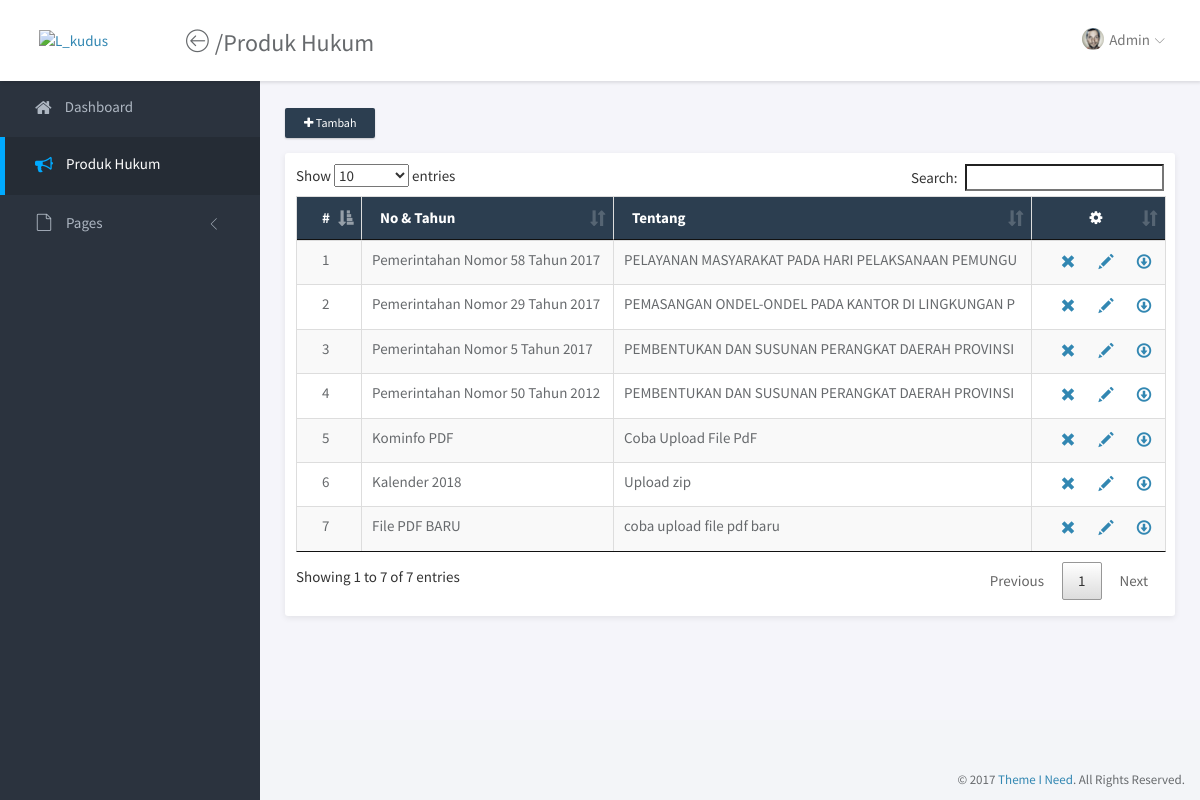
Page /index.php/produkhukum on the committed database.
### tables this page shows
CREATE TABLE `produk_hukum` (
  `id_produk_hukum` int(11) NOT NULL,
  `id_kategori` int(5) NOT NULL,
  `produk_hukum` varchar(100) NOT NULL,
  `tentang` text NOT NULL,
  `berkas` varchar(100) NOT NULL,
  `tahun` date NOT NULL,
  `download` varchar(20) NOT NULL
);

### application/controllers/Produkhukum.php (called while the page is built, shortened)
<?php defined('BASEPATH') OR exit('No direct script access allowed');
class Produkhukum extends CI_Controller
{
	function __construct()
	{
		$this->load->model('produkhukum_model', 'mproduk', TRUE);
	}
	public function index()
	{
		$data['title'] = 'Produk Hukum';
		$data['jenis'] = 'Produk Hukum';
		$data['query'] = $this->mproduk->tampil();
		$this->load->view('tempadmin/template', $data);
	}
}

### index.php (called while the page is built, shortened)
<?php
require_once BASEPATH.'core/CodeIgniter.php';

### application/models/Produkhukum_model.php (called while the page is built, shortened)
<?php defined('BASEPATH') OR exit('No direct script access allowed');
class Produkhukum_model extends CI_Model
{
	public function tampil()
	{
		$query = $this->db->get('produk_hukum');
        return $query->result_array();
	}
}

### application/views/tempadmin/phukum/produkhukum.php (the view, shortened to what this page needs)
<p class="demo-button">
	 <a data-toggle="modal" data-target=".bs-tambah-modal">
	<button type="button" class="btn btn-sm"  class="btn btn-sm" style="background-color:#2c3e50; color:white"><i class="fa fa-plus"></i>&nbsp;Tambah</button></a>
</p>
<div class="panel panel-headline" id="home">
	<div class="panel-body">
		<div class="row">
	<table id="example" class="table table-bordered table-striped">
          <thead>
            <tr style="background-color:#2c3e50; color:white">
                <th>#</th>
                <th>No & Tahun</th>
                <th>Tentang</th>
                <th style="text-align:center"><i class="fa fa-cog fa-1x"></i></th>
            </tr>
          </thead>
          <tbody>
           <?php $no=0; foreach ($query as $row):
           		$isi = $row['tentang'];
           		$ten = substr($isi, 0, 50);
           ?>
            <tr>
              <td> <?php echo ++$no;?></td>
              <td> <?php echo $row['produk_hukum'] ?></td>
              <td> <?php echo $ten ?></td>
              <td style="text-align:center">
              	<div style="margin:3px">
                   <a href="<?php echo base_url().'produkhukum/delete/'.$row['id_produk_hukum']; ?>"
                    onClick="return confirm('Anda yakin ingin menghapus data ini?')">
                       <span class="glyphicon glyphicon-remove"></span>
                   </a>
                   <a href="<?php echo base_url().'produkhukum/update/'.$row['id_produk_hukum']; ?>">
                       <span class="glyphicon glyphicon-pencil" style="margin-left:20px; margin-right: 20px"></span>
                   </a>
                   <a href="<?php echo base_url()?>">
                    <span class="glyphicon glyphicon-download"></span>
                   </a>
               </div>
              </td>
            </tr>
        <?php endforeach; ?>
        </tbody>
       </table>
		</div>
	</div>
</div>
</div>

### application/views/tempadmin/template.php (shortened to what this page needs)
<!doctype html>
<html lang="en">
<head>
	<link rel="stylesheet" href="<?php echo base_url()?>template/admin/assets/vendor/bootstrap/css/bootstrap.min.css">
	<link rel="stylesheet" href="<?php echo base_url()?>template/admin/assets/vendor/font-awesome/css/font-awesome.min.css">
	<link rel="stylesheet" href="<?php echo base_url()?>template/admin/assets/vendor/linearicons/style.css">
	<link rel="stylesheet" href="<?php echo base_url()?>template/admin/assets/vendor/chartist/css/chartist-custom.css">
	<link rel="stylesheet" type="text/css" href=" <?php echo base_url() ?>template/admin/css/jquery.dataTables.css">
    <link href=" <?php echo base_url() ?>template/admin/css/dataTables.bootstrap.css" rel="stylesheet" type="text/css" />
	<link rel="stylesheet" href="<?php echo base_url()?>template/admin/assets/css/main.css">
	<link rel="stylesheet" href="<?php echo base_url()?>template/admin/assets/css/demo.css">
</head>
<body>
	<div id="wrapper">
		<nav class="navbar navbar-default navbar-fixed-top">
			<div class="brand">
				<a href="index.html"><img src="<?php echo base_url() ?>template/admin/assets/img/logoadmin24.png" width="100px" alt="L_kudus" class="img-responsive logo"></a>
			</div>
			<div class="container-fluid">
				<div class="navbar-btn">
					<button type="button" class="btn-toggle-fullwidth"><i class="lnr lnr-arrow-left-circle"></i>
						 /<?php echo $title;  ?></button>
				</div>
				<div id="navbar-menu">
					<ul class="nav navbar-nav navbar-right">
						<li class="dropdown">
							<a href="#" class="dropdown-toggle" data-toggle="dropdown"><img src="<?php echo base_url()?>template/admin/assets/img/user.png" class="img-circle" alt="Avatar"> <span>Admin</span> <i class="icon-submenu lnr lnr-chevron-down"></i></a>
						</li>
					</ul>
				</div>
			</div>
		</nav>
		<div id="sidebar-nav" class="sidebar">
			<div class="sidebar-scroll">
				<nav>
					<ul class="nav">
						<li><a href="<?php echo base_url('admin/dashboard')?>"
						class="<?php if($this->uri->segment('1') == 'admin'){echo "active";}?>">
						<i class="fa fa-home fs-5x"></i> <span>Dashboard</span></a></li>
						<li><a href="<?php echo base_url('produkhukum')?>"
						class="<?php if($this->uri->segment('1') == 'produkhukum'){echo "active";}?>">
						<i class="fa fa-bullhorn fa-5x"></i> <span>Produk Hukum</span></a></li>
						<li>
							<a href="#subPages" data-toggle="collapse" class="collapsed"><i class="lnr lnr-file-empty"></i> <span>Pages</span> <i class="icon-submenu lnr lnr-chevron-left"></i></a>
						</li>
					</ul>
				</nav>
			</div>
		</div>
		<div class="main">
			<div class="main-content">
				<div class="container-fluid">
					<?php include "main_contentadmin.php"; ?>
				</div>
			</div>
		</div>
		<footer>
			<div class="container-fluid">
				<p class="copyright">&copy; 2017 <a href="https://www.themeineed.com" target="_blank">Theme I Need</a>. All Rights Reserved.</p>
			</div>
		</footer>
</body>
</html>

### application/views/tempadmin/main_contentadmin.php (shortened to what this page needs)
<?php
switch($jenis){
  case "Produk Hukum"; include("phukum/produkhukum.php"); break;
}
?>

### template/admin/assets/css/demo.css (style rules this page uses)
.demo-button button { margin-bottom: 5px; }

### rows in the picture
produk_hukum: produk_hukum "Pemerintahan Nomor 58 Tahun 2017", tentang "PELAYANAN MASYARAKAT PADA HARI PELAKSANAAN PEMUNGU"
produk_hukum: produk_hukum "Pemerintahan Nomor 29 Tahun 2017", tentang "PEMASANGAN ONDEL-ONDEL PADA KANTOR DI LINGKUNGAN P"
produk_hukum: produk_hukum "Pemerintahan Nomor 5 Tahun 2017", tentang "PEMBENTUKAN DAN SUSUNAN PERANGKAT DAERAH PROVINSI"
produk_hukum: produk_hukum "Pemerintahan Nomor 50 Tahun 2012", tentang "PEMBENTUKAN DAN SUSUNAN PERANGKAT DAERAH PROVINSI"
produk_hukum: produk_hukum "Kominfo PDF", tentang "Coba Upload File PdF"
produk_hukum: produk_hukum "Kalender 2018", tentang "Upload zip"
produk_hukum: produk_hukum "File PDF BARU", tentang "coba upload file pdf baru"

### other values in the picture
$title "Produk Hukum"
